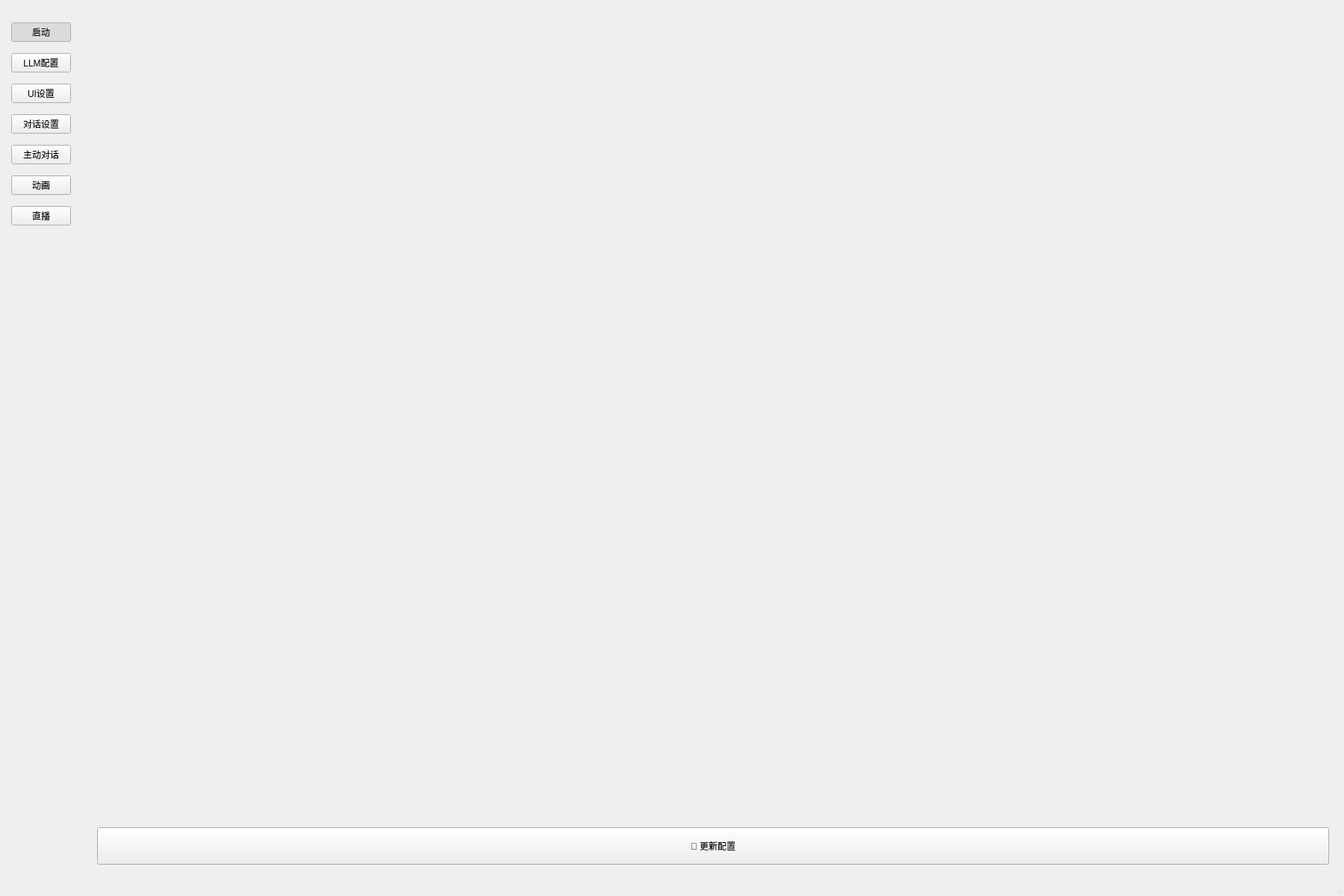
<?xml version="1.0" encoding="UTF-8"?>
<ui version="4.0">
 <class>MainWindow</class>
 <widget class="QMainWindow" name="MainWindow">
  <property name="geometry">
   <rect>
    <x>0</x>
    <y>0</y>
    <width>1800</width>
    <height>1200</height>
   </rect>
  </property>
  <property name="windowTitle">
   <string>AI桌宠控制中心</string>
  </property>
  <widget class="QWidget" name="centralwidget">
   <layout class="QHBoxLayout" name="horizontalLayout">
    <property name="spacing">
     <number>0</number>
    </property>
    <property name="leftMargin">
     <number>0</number>
    </property>
    <property name="topMargin">
     <number>0</number>
    </property>
    <property name="rightMargin">
     <number>0</number>
    </property>
    <property name="bottomMargin">
     <number>0</number>
    </property>
    <item>
     <widget class="QFrame" name="sidebar">
      <property name="maximumSize">
       <size>
        <width>240</width>
        <height>16777215</height>
       </size>
      </property>
      <property name="frameShape">
       <enum>QFrame::NoFrame</enum>
      </property>
      <layout class="QVBoxLayout" name="verticalLayout">
       <property name="spacing">
        <number>15</number>
       </property>
       <property name="leftMargin">
        <number>15</number>
       </property>
       <property name="topMargin">
        <number>30</number>
       </property>
       <property name="rightMargin">
        <number>15</number>
       </property>
       <property name="bottomMargin">
        <number>30</number>
       </property>
       <item>
        <widget class="QPushButton" name="pushButton_3">
         <property name="objectName">
          <string>navButton</string>
         </property>
         <property name="text">
          <string>启动</string>
         </property>
         <property name="checkable">
          <bool>true</bool>
         </property>
         <property name="checked">
          <bool>true</bool>
         </property>
        </widget>
       </item>
       <item>
        <widget class="QPushButton" name="pushButton">
         <property name="objectName">
          <string>navButton</string>
         </property>
         <property name="text">
          <string>LLM配置</string>
         </property>
         <property name="checkable">
          <bool>true</bool>
         </property>
        </widget>
       </item>
       <item>
        <widget class="QPushButton" name="pushButton_ui">
         <property name="objectName">
          <string>navButton</string>
         </property>
         <property name="text">
          <string>UI设置</string>
         </property>
         <property name="checkable">
          <bool>true</bool>
         </property>
        </widget>
       </item>
       <item>
        <widget class="QPushButton" name="pushButton_5">
         <property name="objectName">
          <string>navButton</string>
         </property>
         <property name="text">
          <string>对话设置</string>
         </property>
         <property name="checkable">
          <bool>true</bool>
         </property>
        </widget>
       </item>
       <item>
        <widget class="QPushButton" name="pushButton_6">
         <property name="objectName">
          <string>navButton</string>
         </property>
         <property name="text">
          <string>主动对话</string>
         </property>
         <property name="checkable">
          <bool>true</bool>
         </property>
        </widget>
       </item>
       <item>
        <widget class="QPushButton" name="pushButton_animation">
         <property name="objectName">
          <string>navButton</string>
         </property>
         <property name="text">
          <string>动画</string>
         </property>
         <property name="checkable">
          <bool>true</bool>
         </property>
        </widget>
       </item>
       <item>
        <widget class="QPushButton" name="pushButton_2">
         <property name="objectName">
          <string>navButton</string>
         </property>
         <property name="text">
          <string>直播</string>
         </property>
         <property name="checkable">
          <bool>true</bool>
         </property>
        </widget>
       </item>
       <item>
        <spacer name="verticalSpacer_2">
         <property name="orientation">
          <enum>Qt::Vertical</enum>
         </property>
         <property name="sizeHint" stdset="0">
          <size>
           <width>20</width>
           <height>40</height>
          </size>
         </property>
        </spacer>
       </item>
      </layout>
     </widget>
    </item>
    <item>
     <widget class="QFrame" name="contentArea">
      <property name="frameShape">
       <enum>QFrame::NoFrame</enum>
      </property>
      <layout class="QVBoxLayout" name="verticalLayout_2">
       <property name="spacing">
        <number>0</number>
       </property>
       <property name="leftMargin">
        <number>20</number>
       </property>
       <property name="topMargin">
        <number>20</number>
       </property>
       <property name="rightMargin">
        <number>20</number>
       </property>
       <property name="bottomMargin">
        <number>20</number>
       </property>
       <item>
        <widget class="QStackedWidget" name="stackedWidget">
         <property name="currentIndex">
          <number>0</number>
         </property>
         <!-- 页面内容将在Python中动态添加 -->
        </widget>
       </item>
       <item>
        <widget class="QPushButton" name="saveConfigButton">
         <property name="minimumSize">
          <size>
           <width>0</width>
           <height>50</height>
          </size>
         </property>
         <property name="text">
          <string>💾 更新配置</string>
         </property>
        </widget>
       </item>
      </layout>
     </widget>
    </item>
   </layout>
  </widget>
  <widget class="QMenuBar" name="menubar">
   <property name="geometry">
    <rect>
     <x>0</x>
     <y>0</y>
     <width>1800</width>
     <height>22</height>
    </rect>
   </property>
  </widget>
  <widget class="QStatusBar" name="statusbar"/>
 </widget>
 <resources/>
 <connections/>
</ui>
